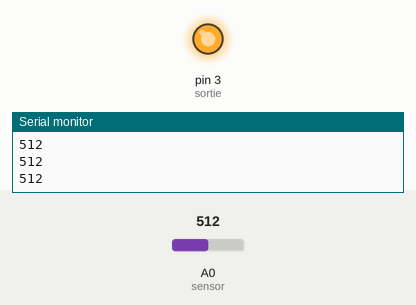
This sketch was run on a simulated Arduino Uno, built with avr-gcc and run on an emulated ATmega328P. Shown: output pins drawn as LEDs (lit = HIGH), the last lines printed to the serial monitor. The inputs (shaded band) are chosen by the test bench; at power-on: A0 (sensor) = 512.

Above: at 1.2 s.
1.3 s: A0 (sensor) set to 418
2.8 s: A0 (sensor) set to 387
At 3.7 s:
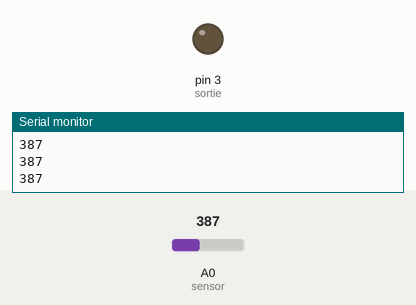
4.3 s: A0 (sensor) set to 486
5.8 s: A0 (sensor) set to 518
At 6.5 s:
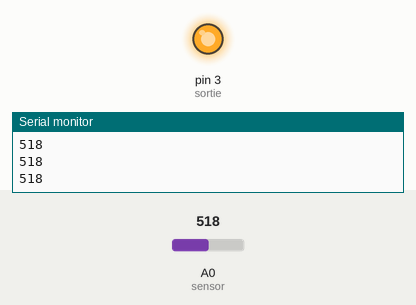
7.3 s: A0 (sensor) set to 390
At 8.2 s:
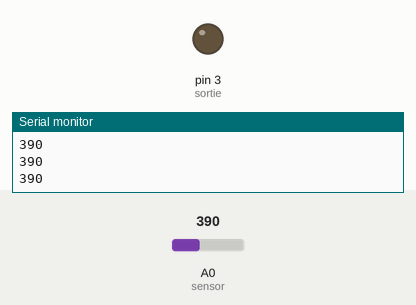
Timing chart, 0 to 9.8 s (numbered marks = the images above; inputs shaded):
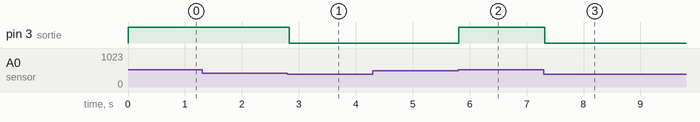

Measured:
- the behaviour switches between 400 and 399 on A0 (sensor) (found by bisection; images 0 and 1)
- the behaviour switches between 500 and 501 on A0 (sensor) (found by bisection; images 1 and 2)
- after the input at 2.8 s, pin 3 (sortie): HIGH → LOW at once
- after the input at 5.8 s, pin 3 (sortie): LOW → HIGH at once
- after the input at 7.3 s, pin 3 (sortie): HIGH → LOW at once

The sketch:

brouillon_automatisme.ino
```cpp
#define consigne 450
#define sensor A0
#define sortie 3

void setup() {
  // put your setup code here, to run once:
  pinMode(sortie, OUTPUT);
  Serial.begin(9600);
}

void loop() {
  // put your main code here, to run repeatedly:
  if (analogRead(sensor) > 500) {analogWrite(sortie, 255);}
  if (analogRead(sensor) < 400) {analogWrite(sortie, 0);}
  Serial.println(analogRead(sensor));
  delay(50);
}
```
